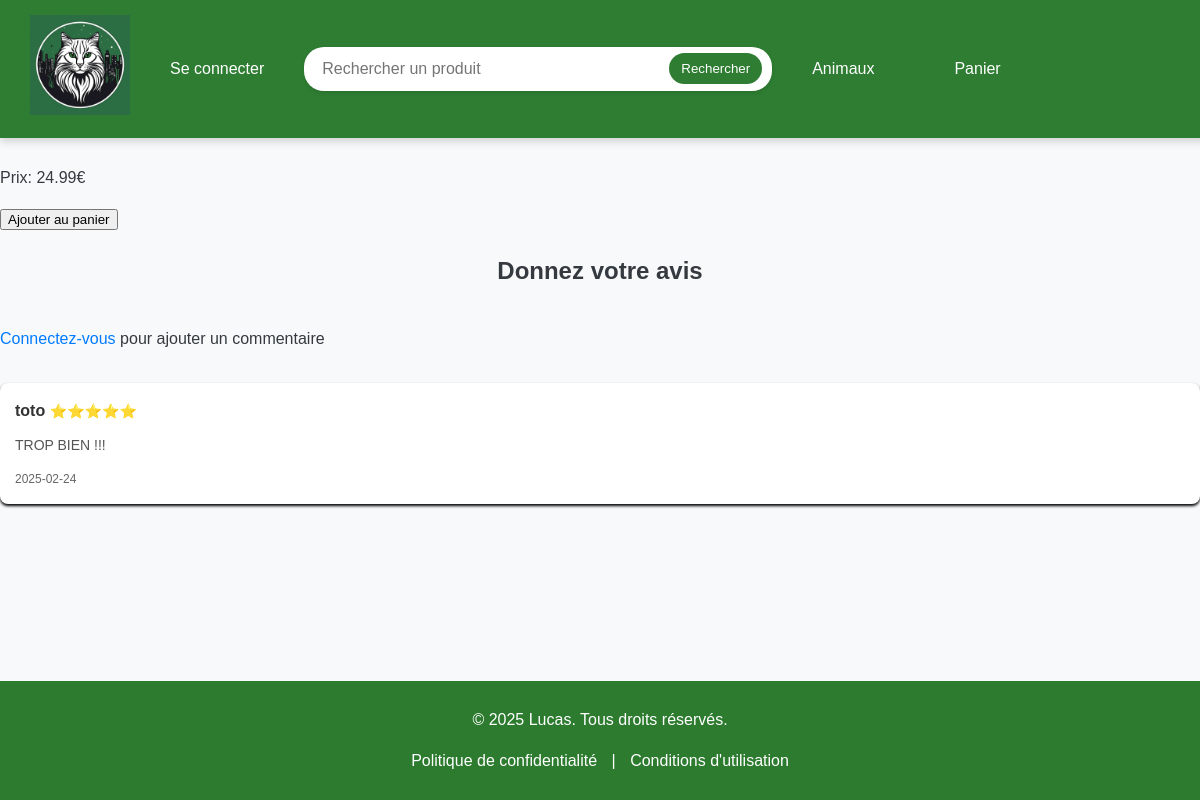
The page /fiche_produit.php?idAnimals=2 on the database as committed earlier.
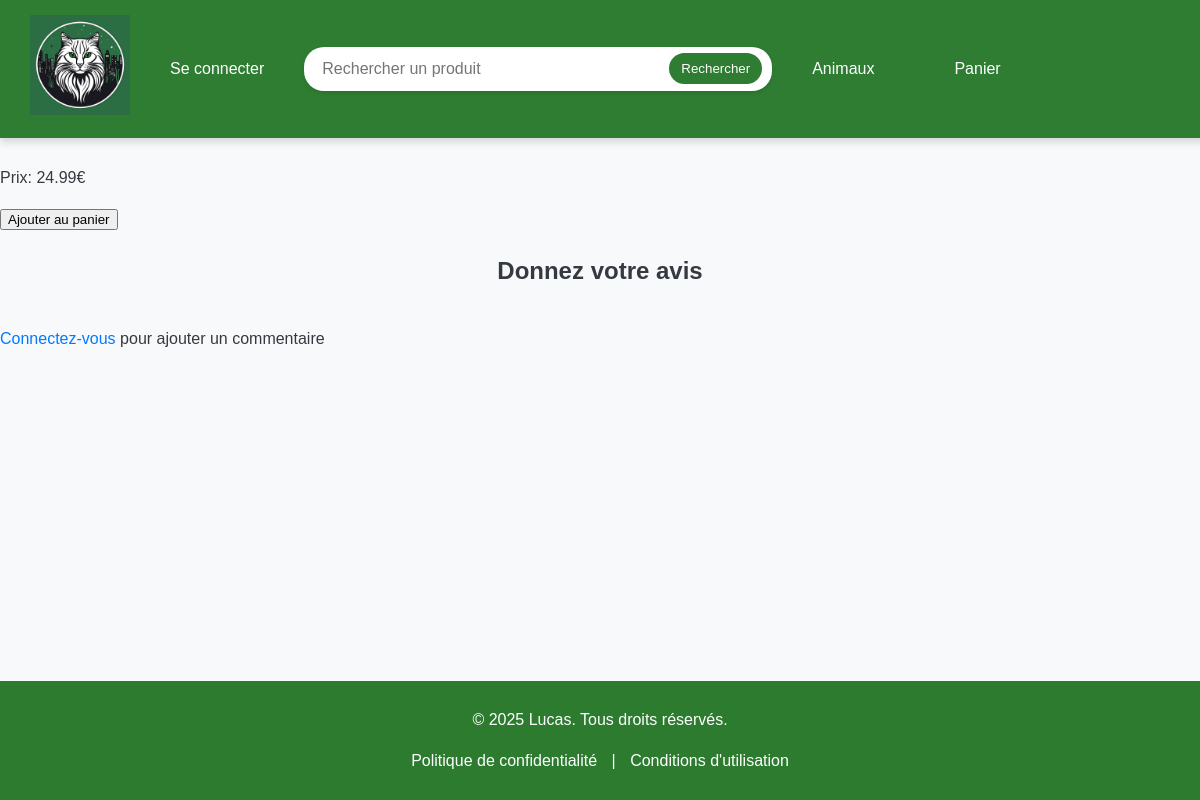
The same page on the database as committed later.
### tables this page shows
CREATE TABLE `comments` (
  `idComment` int(11) NOT NULL AUTO_INCREMENT,
  `idAnimals` int(11) NOT NULL,
  `nameAnimals` varchar(100) NOT NULL,
  `firstname` varchar(100) NOT NULL,
  `comment` varchar(512) NOT NULL,
  `note` float NOT NULL,
  `dateComment` date NOT NULL,
  PRIMARY KEY (`idComment`),
  KEY `comments_ibfk_1` (`idAnimals`),
  CONSTRAINT `comments_ibfk_1` FOREIGN KEY (`idAnimals`) REFERENCES `animals` (`idAnimals`) ON DELETE CASCADE ON UPDATE CASCADE
);

### fiche_produit.php (the view, shortened to what this page needs)
<?php
$servername = "localhost";
$dbname = "e_commerce_project";
$dbusername = "root";
$dbpassword = "";
try {
    $conn = new PDO("mysql:host=$servername;dbname=$dbname", $dbusername, $dbpassword);
    $conn->setAttribute(PDO::ATTR_ERRMODE, PDO::ERRMODE_EXCEPTION);
    $animals = null;
    if (isset($_GET['idAnimals'])) {
        $id = (int) $_GET['idAnimals'];
        $stmt = $conn->prepare("SELECT * FROM animals WHERE idAnimals = :idAnimals");
        $stmt->execute(['idAnimals' => $id]);
        $animals = $stmt->fetch(PDO::FETCH_ASSOC);
    }
    $commentStmt = $conn->prepare("SELECT * FROM comments WHERE nameAnimals = ? ORDER BY dateComment DESC");
    $commentStmt->execute([$animals['nameAnimals']]);
    $comments = $commentStmt->fetchAll(PDO::FETCH_ASSOC);
} catch (\PDOException $e) {
    die("Erreur de connexion : " . $e->getMessage());
}
?>
<!doctype html>
<html lang="fr">
<head>
    <link rel="stylesheet" href="style/store.css">
</head>
<body>
<div class="navbar">
    <?php include 'navbar.php'; ?>
</div>
<h1 class="product-title"><?php echo htmlspecialchars($animals['nameAnimals']); ?></h1>
<p>Type: <?php echo htmlspecialchars($animals['typeAnimals']); ?></p>
<p>Prix: <?php echo htmlspecialchars($animals['priceAnimals']); ?>€</p>
<form method="post" action="cart.php">
    <button type="submit" name="add_to_cart">Ajouter au panier</button>
</form>
<h2>Donnez votre avis</h2>
<?php if (isset($_SESSION['firstname'])): ?>
    <form action="" method="post">
        <label>Commentaire :</label>
        <textarea name="comment" required></textarea>
        <input type="hidden" name="note" id="note" value="0">
        <div class="star-rating">
            <?php for ($i = 1; $i <= 5; $i++): ?>
                <span class="star" data-note="<?php echo $i; ?>">★</span>
            <?php endfor; ?>
        </div>
        <button type="submit" name="add_comment">Ajouter un commentaire</button>
    </form>
<?php else: ?>
    <p><a href="connexion.php">Connectez-vous</a> pour ajouter un commentaire</p>
<?php endif; ?>
<div class="comments-section">
    <?php foreach ($comments as $comment): ?>
        <div class="comment">
            <strong><?php echo htmlspecialchars($comment['firstname']); ?></strong>
            <span><?php echo str_repeat('⭐', $comment['note']); ?></span>
            <p><?php echo nl2br(htmlspecialchars($comment['comment'])); ?></p>
            <small ><?php echo $comment['dateComment']; ?></small>
        </div>
    <?php endforeach; ?>
</div>
<?php include "footer.php"?>
</body>
</html>

Rows that differ between the two databases and show on the page:
removed comments: firstname "toto", note "⭐⭐⭐⭐⭐", comment "TROP BIEN !!!", dateComment "2025-02-24"
